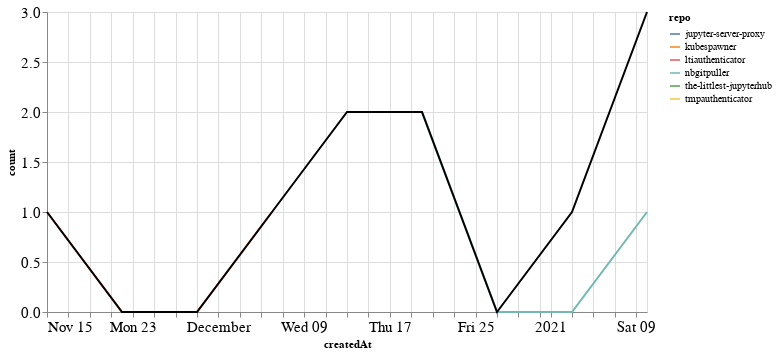

The notebook cell saved with this chart:
### Markdown cell above
### PRs

### Code cell
prs_time = prs.groupby('repo').resample('W', on='createdAt').count()['author'].reset_index()
prs_time = prs_time.rename(columns={'author': 'count'})
prs_time_total = prs_time.groupby('createdAt').agg({"count": "sum"}).reset_index()

ch1 = alt.Chart(prs_time, width=600).mark_line().encode(
    x='createdAt',
    y='count',
    color='repo',
    tooltip="repo"
)

ch2 = alt.Chart(prs_time_total, width=600).mark_line(color="black").encode(
    x='createdAt',
    y='count',
)

ch1 + ch2

### Figure 1 — Vega-Lite specification as saved in the notebook (floating-point values rounded to 4 significant figures)
{"config": {"axisLeft": {"labelFontSize": 15}, "axisBottom": {"labelFontSize": 15}}, "layer": [{"data": {"name": "data-3c2845282037349e7a28502baf0cd28c"}, "mark": "line", "encoding": {"color": {"type": "nominal", "field": "repo"}, "tooltip": {"type": "nominal", "field": "repo"}, "x": {"type": "temporal", "field": "createdAt"}, "y": {"type": "quantitative", "field": "count"}}, "width": 600}, {"data": {"name": "data-f62ef3633886b7742f235439c264cc52"}, "mark": {"type": "line", "color": "black"}, "encoding": {"x": {"type": "temporal", "field": "createdAt"}, "y": {"type": "quantitative", "field": "count"}}, "width": 600}], "$schema": "https://vega.github.io/schema/vega-lite/v4.8.1.json", "datasets": {"data-3c2845282037349e7a28502baf0cd28c": [{"repo": "jupyter-server-proxy", "createdAt": "2021-01-10T00:00:00", "count": 2}, {"repo": "kubespawner", "createdAt": "2020-12-13T00:00:00", "count": 1}, {"repo": "ltiauthenticator", "createdAt": "2020-11-15T00:00:00", "count": 1}, {"repo": "ltiauthenticator", "createdAt": "2020-11-22T00:00:00", "count": 0}, {"repo": "ltiauthenticator", "createdAt": "2020-11-29T00:00:00", "count": 0}, {"repo": "ltiauthenticator", "createdAt": "2020-12-06T00:00:00", "count": 1}, {"repo": "nbgitpuller", "createdAt": "2020-12-20T00:00:00", "count": 2}, {"repo": "nbgitpuller", "createdAt": "2020-12-27T00:00:00", "count": 0}, {"repo": "nbgitpuller", "createdAt": "2021-01-03T00:00:00", "count": 0}, {"repo": "nbgitpuller", "createdAt": "2021-01-10T00:00:00", "count": 1}, {"repo": "the-littlest-jupyterhub", "createdAt": "2021-01-03T00:00:00", "count": 1}, {"repo": "tmpauthenticator", "createdAt": "2020-12-13T00:00:00", "count": 1}], "data-f62ef3633886b7742f235439c264cc52": [{"createdAt": "2020-11-15T00:00:00", "count": 1}, {"createdAt": "2020-11-22T00:00:00", "count": 0}, {"createdAt": "2020-11-29T00:00:00", "count": 0}, {"createdAt": "2020-12-06T00:00:00", "count": 1}, {"createdAt": "2020-12-13T00:00:00", "count": 2}, {"createdAt": "2020-12-20T00:00:00", "count": 2}, {"createdAt": "2020-12-27T00:00:00", "count": 0}, {"createdAt": "2021-01-03T00:00:00", "count": 1}, {"createdAt": "2021-01-10T00:00:00", "count": 3}]}}
